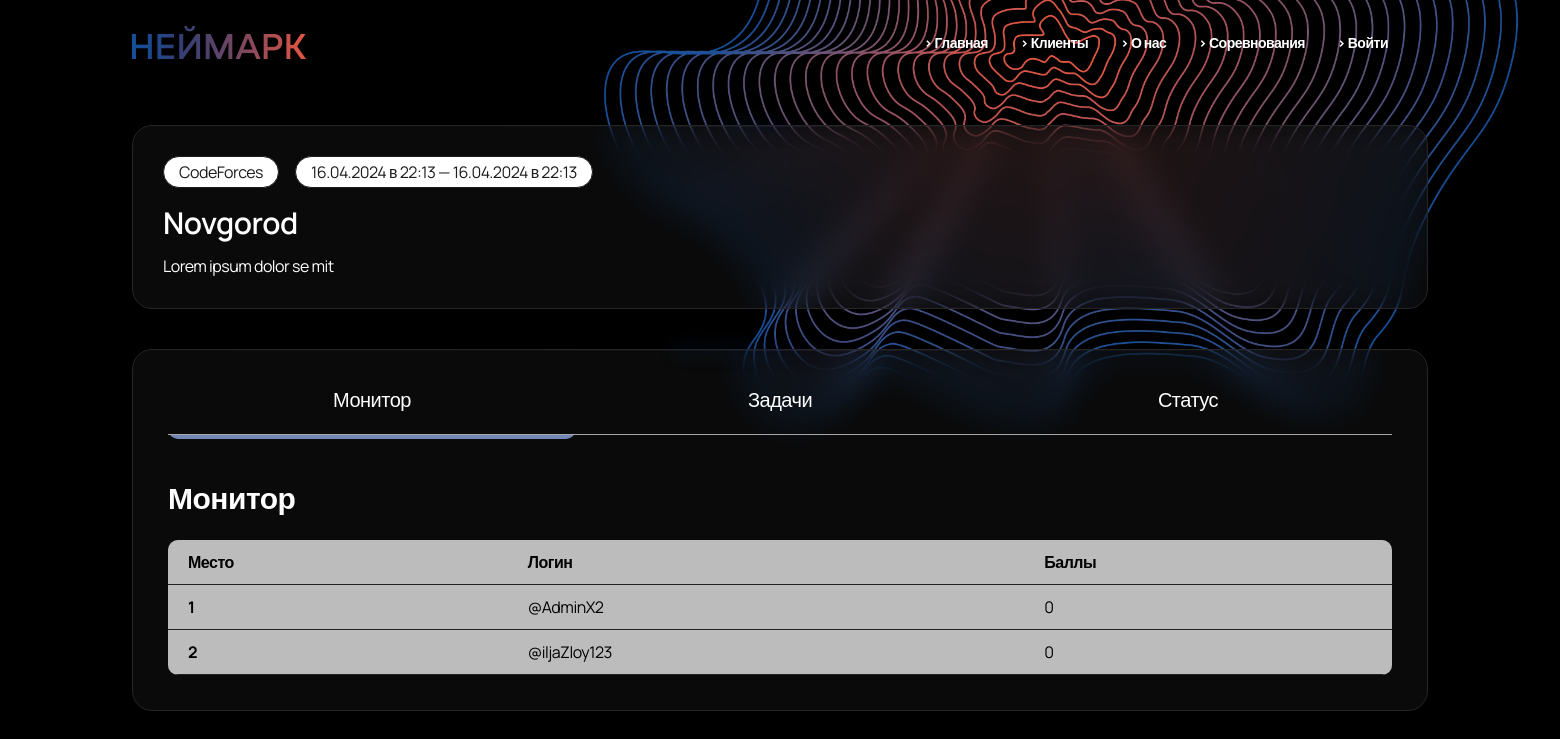
The app's page /monitor/1/ with its own data.
### Alt/apps/base/models.py (models this page shows, shortened)
class Competition(models.Model):
    name = models.CharField(max_length=256, null=True)
    tasks = models.ManyToManyField(Tasks, related_name='tasks', blank=True)
    description = models.TextField(null=True, blank=True)
    organization = models.ForeignKey(Organization, on_delete=models.SET_NULL, null=True, blank=True)
    participants = models.ManyToManyField(User, related_name='participants', blank=True)
    link = models.TextField(null=True, blank=True)
    start_time = models.DateTimeField(null=True)
    end_time = models.DateTimeField(null=True)
    created = models.DateTimeField(auto_now_add=True)
    updated = models.DateTimeField(auto_now=True)
    DisplayFields = [
        'name', 'description', 'organization', 'start_time', 'end_time', 'created', 'updated', 'id'
    ]
    SearchableFields = [
        'id', 'name', 'description', 'organization', 'start_time', 'end_time', 'created', 'updated',
    ]
    FilterFields = ['created', 'updated']
    class Meta:
        ordering = ['-start_time']
        verbose_name = 'Competition'
        verbose_name_plural = 'Competitions'

class Organization(models.Model):
    name = models.CharField(max_length=256, null=True)
    created = models.DateTimeField(auto_now_add=True)
    updated = models.DateTimeField(auto_now=True)
    DisplayFields = [
        'name', 'created', 'updated', 'id'
    ]
    SearchableFields = [
        'id', 'name', 'created', 'updated',
    ]
    FilterFields = ['created', 'updated']
    class Meta:
        ordering = ['id', '-updated']
        verbose_name = 'Organization'
        verbose_name_plural = 'Organizations'
    def __str__(self):
        return self.name

class User(AbstractUser):
    username = models.CharField(max_length=256, null=True)
    surname = models.CharField(max_length=256, null=True)
    email = models.EmailField(unique=True, null=True)
    login = models.CharField(max_length=256, null=True)
    avatar = models.ImageField(null=True, blank=True, upload_to='avatars', default="avatar.svg")
    codeforce = models.CharField(max_length=256, null=True, blank=True)
    created = models.DateTimeField(auto_now_add=True)
    updated = models.DateTimeField(auto_now=True)
    DisplayFields = ['username', 'surname', 'login', 'email', 'avatar', 'created', 'updated', 'id']
    SearchableFields = ['id', 'username', 'surname', 'login', 'email', 'avatar', 'created', 'updated']
    FilterFields = ['created', 'updated']
    USERNAME_FIELD = 'email'
    REQUIRED_FIELDS = ['username']
    class Meta:
        ordering = ['id', '-updated']
        verbose_name = 'User'
        verbose_name_plural = 'Users'

### Alt/apps/base/views.py (the view)
# urls.py: path('monitor/<str:pk>/', views.monitor_unique, name='monitor_unique'),
def monitor_unique(request, pk):
    competitionX = models.Competition.objects.get(id=pk)
    unique_history = models.History.objects.filter(competition=competitionX)
    competitionX.start_time = competitionX.start_time.strftime('%d.%m.%Y в %H:%M')
    competitionX.end_time = competitionX.end_time.strftime('%d.%m.%Y в %H:%M')
    lastIndexHist = len(unique_history)
    for hist in unique_history:
        hist.updated = hist.updated.strftime('%d.%m.%Y в %H:%M')
        hist.created = lastIndexHist
        lastIndexHist = lastIndexHist - 1
    context = {'competition': competitionX, 'history': unique_history}
    return render(request, 'base/monitor.htm', context=context)

### Alt/apps/base/templates/base/monitor.htm (shortened to what this page needs)
{% extends 'index.htm' %}
{% load static %}
{% block content %}
    <main>
        <div class="container">
            <div class="user_info_block info_competition_block anim">
                <div class="head_advantage_card head_info_competition">
                    <div class="p-3 card_type_btn">{{ competition.organization }}</div>
                    <div class="p-3 card_type_btn">{{ competition.start_time }} — {{ competition.end_time }}</div>
                </div>
                <p class="txt30 adventage_title wh">{{ competition.name }}</p>
                <div class="glows"></div>
                <div style="color: white">{{ competition.description }}</div>
            </div>
        </div>
        <img class="shape_img" data-speed="-2" src="{% static 'assets/img/photo.png' %}">
        <div class="container">
            <div class="user_info_block description_block cart_block anim">
                <div class="glows"></div>
                <nav class="profile_nav">
                    <a href="#" class="txt20_medium active_nav_link wh">Монитор</a>
                    <a href="#" class="txt20_medium wh">Задачи</a>
                    <a href="#" class="txt20_medium wh">Статус</a>
                </nav>
                <div class="monitor_block block active_block">
                    <div class="txt30 wh">Монитор</div>
                    <table class="table white_table table_best_users p-4">
                        <thead>
                        <tr>
                            <th scope="col">Место</th>
                            <th scope="col">Логин</th>
                            <th scope="col">Баллы</th>
                        </tr>
                        </thead>
                        <tbody>
                        {% for participant in competition.participants.all %}
                        <tr>
                            <th scope="row">{{ forloop.counter }}</th>
                            <td>@{{ participant.login }}</td>
                            <td>0</td>
                        </tr>
                        {% endfor %}
                        </tbody>
                    </table>
                </div>
            </div>
        </div>
    </main>
{% endblock %}

### records on screen
Competition: organization "CodeForces", start_time "16.04.2024 в 22:13", end_time "16.04.2024 в 22:13", name "Novgorod", description "Lorem ipsum dolor se mit"
User: login "AdminX2"
User: login "iljaZloy123"
